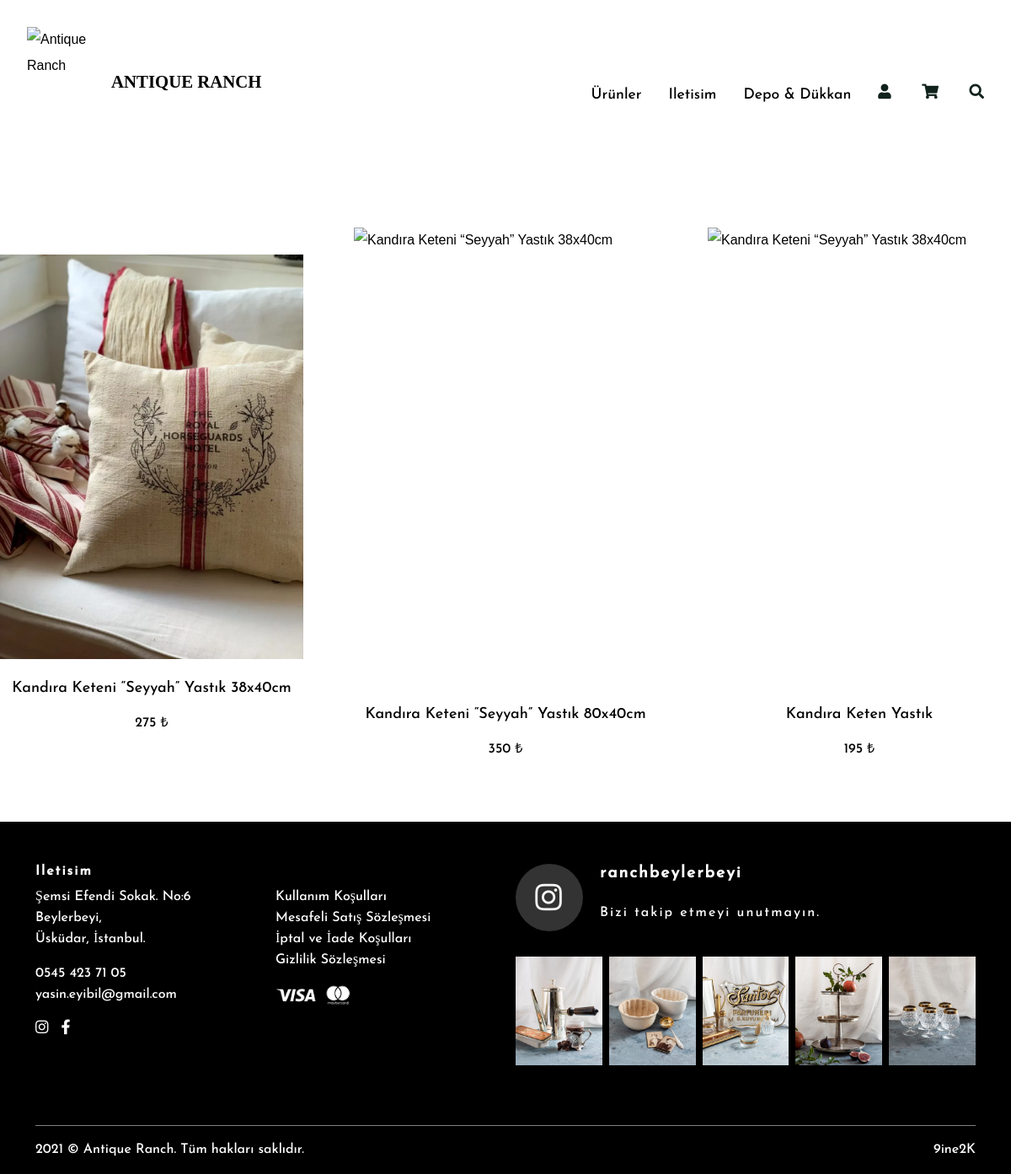
Screenshot of /magaza/keten.php with the database file from the repository.
### tables this page shows
CREATE TABLE IF NOT EXISTS `keten` (
  `id` int(11) NOT NULL AUTO_INCREMENT,
  `product_name` varchar(255) NOT NULL,
  `detail` varchar(1000) NOT NULL,
  `price` varchar(255) NOT NULL,
  `img_url` varchar(255) NOT NULL,
  `link_url` varchar(255) NOT NULL,
  PRIMARY KEY (`id`)
);

### magaza/keten.php (the view, shortened to what this page needs)
<?php require_once "lib/db.php";  ?>
<?php
include "inc/ind-menu.php";
?>
<?php
$products = $db->query("SELECT * from keten", PDO::FETCH_OBJ)->fetchAll();
?>
<div class="Items" style="margin-top:250px; margin-bottom:50px;">
  <?php foreach ($products as $product) {  ?>
    <div class="Item">
      <a href=<?php echo $product->link_url; ?> class="Item__link">
        <div class="ImageContainer">
      </a>
    </div>
    <div class="Item__title"><a href=<?php echo $product->link_url; ?>><?php echo $product->product_name; ?></a></div>
    <div class="Item__price"><?php echo $product->price; ?> &#8378;</div>
</div>
<?php } ?>
<?php
include "inc/ind-footer.php";
?>

### magaza/css/style.css (style rules this page uses)
* { margin:0px; padding: 0px; outline: none; border: none; text-decoration: none; -webkit-transition: .2s linear; transition: .2s linear; -webkit-box-sizing: border-box; box-sizing: border-box; }
html { overflow-x: hidden; scroll-behavior: smooth; scroll-padding-top: 5rem; }
body { color:#000; overflow-x:hidden!important; -webkit-font-smoothing:antialiased; font-family:"Montserrat",sans-serif; font-weight:400; line-height:1.928em; text-transform:initial; }
a, p a { color: #000; text-decoration: none; -webkit-transition: color .2s ease-out; -moz-transition: color .2s ease-out; transition: color .2s ease-out; }
.Items { display: flex; align-items: center; flex-wrap: wrap; width: 100%; max-width: 1200px; margin: 0 auto; justify-content:space-between; }
.Item { padding: 20px 0; width: 30%; transition: box-shadow, 0.4s, ease-in-out; border-radius: 3px; }
.Item__link { text-decoration: none; }
.Item__title { text-align: center; font-family: "josefin"; font-size: 18px; color: #000; width: 100%; font-weight: 500; margin: 20px auto 0; -webkit-transition:opacity .3s ease-out; -moz-transition:opacity .3s ease-out; transition:opacity .3s ease-out; }
.Item__price { text-align: center; font-family: "josefin"; font-size: 1rem; margin-top: 10px; color: #000; }
.ImageContainer { position:relative; display:inline-block; width:100%; vertical-align:middle; overflow:hidden; object-fit: cover; }
* { scrollbar-width: auto; scrollbar-color: #dacd87 #ffffff; }

### rows the page displays
keten: product_name "Kandıra Keteni “Seyyah” Yastık 38x40cm", price "275"
keten: product_name "Kandıra Keteni “Seyyah” Yastık 80x40cm", price "350"
keten: product_name "Kandıra Keten Yastık", price "195"
